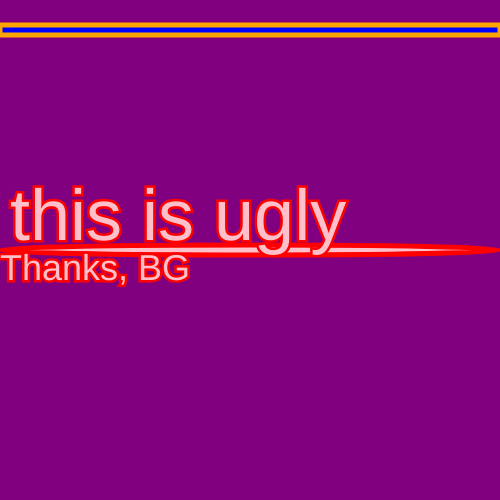
Frame 1 (no input)
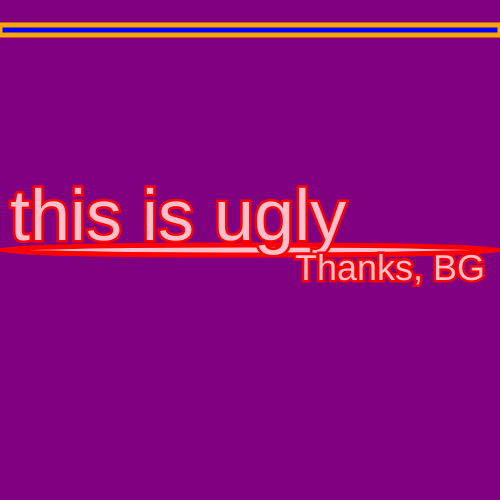
Frame 60 (no input)
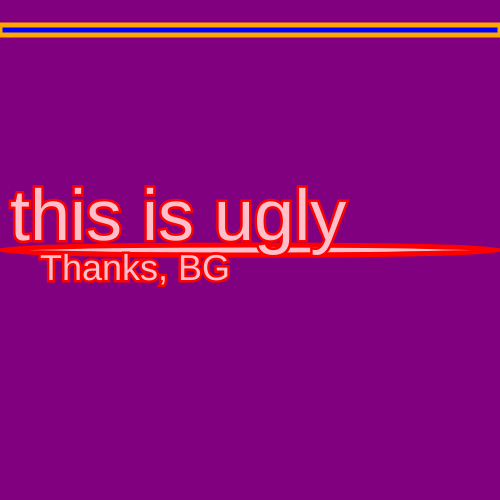
Frame 120 (the mouse pressed at the canvas centre since frame 60)

The p5.js sketch that drew these frames (run headless with seeded random() and noise() and a simulated clock; from frame 60 on, the mouse is pressed at the canvas centre):

// p5.js sketch
// ── sketch.js
function setup() {
  createCanvas(500, 500)
}
x = 0
y = 0

function draw() {
  // line(0,0,500,500)
  background('purple')
  strokeWeight(5)
  fill('blue')
  stroke('orange')
  rect(0, 25, 500, 10)
  stroke('red')
  fill('pink')
  ellipse(250, 250, 500, 10)
  textSize(72)
  text("this is ugly", 10, 240)
  textSize(36)
  text("Thanks, BG", x, 280)
  if (x < 500) {
    x = x + 5
  } else {
    x = -50
  }


}
